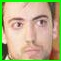

The script that drew this image:
# -*- coding: utf-8 -*-
"""
Created on Wed Jan 23 18:14:15 2019

@author: hantq
"""
"""
from mtcnn.mtcnn import MTCNN
import cv2
img = cv2.imread("ivan.jpg")
detector = MTCNN()
print(detector.detect_faces(img)) """

def detect_faces(haar_face_cascade, colored_img, scaleFactor = 1.1):
    img_copy = np.copy(colored_img)
    #convert the test image to gray image as opencv face detector expects gray images
    gray = cv2.cvtColor(img_copy, cv2.COLOR_BGR2GRAY)
    
    #let's detect multiscale (some images may be closer to camera than others) images
    faces = haar_face_cascade.detectMultiScale(gray, scaleFactor=scaleFactor, minNeighbors=5);
    
    #go over list of faces and draw them as rectangles on original colored img
    for (x, y, w, h) in faces:
        cv2.rectangle(img_copy, (x, y), (x+w, y+h), (0, 255, 0), 2)

    cv2.imwrite('croppingface.jpg', img_copy[y:y+h,x:x+w])
    
    
    return img_copy

import numpy as np
import cv2
from matplotlib import pyplot as plt
def convertToRGB(img):
    return cv2.cvtColor(img, cv2.COLOR_BGR2RGB)
haar_face_cascade = cv2.CascadeClassifier('E:\E\Python\caidat\pkgs\libopencv-3.4.2-h20b85fd_0\Library\etc\haarcascades\haarcascade_frontalface_alt.xml')

test1 = cv2.imread('ivan.jpg')

#convert the test image to gray image as opencv face detector expects gray images
gray_img = cv2.cvtColor(test1, cv2.COLOR_BGR2GRAY)

#display the gray image using OpenCV
# cv2.imshow('Test Imag', gray_img)
# cv2.waitKey(0)
# cv2.destroyAllWindows()

#or if you have matplotlib installed then 
#plt.imshow(convertToRGB(test1))
#plt.imshow(gray_img, cmap='gray')
faces_detected_img = detect_faces(haar_face_cascade, test1)
plt.imshow(convertToRGB(faces_detected_img))
